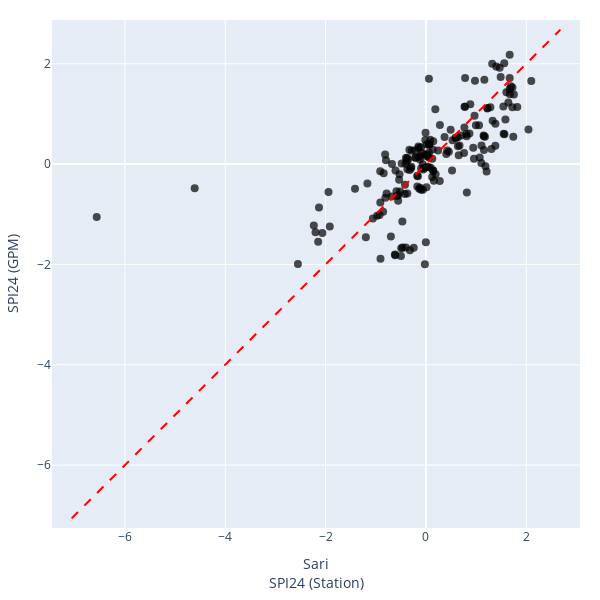
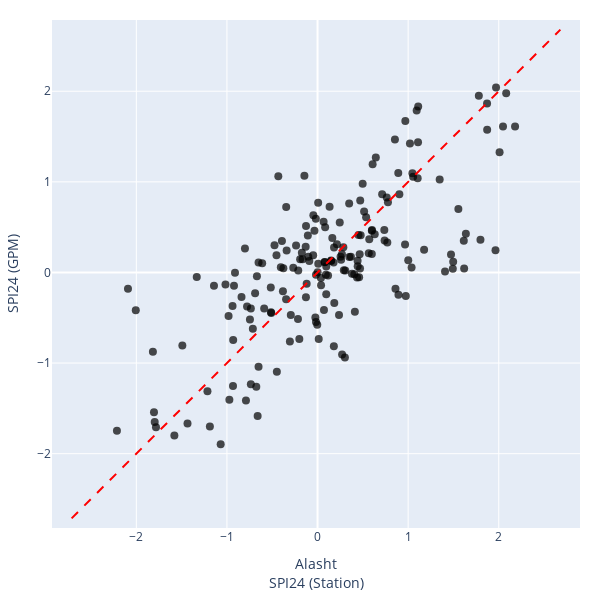
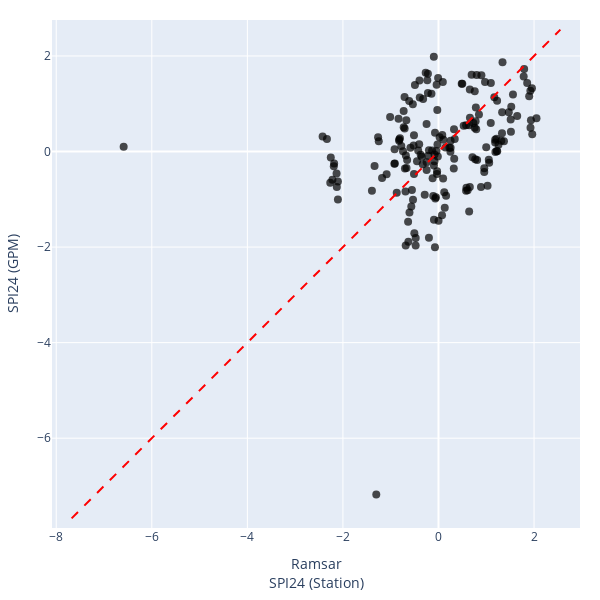

Notebook cell for these charts, in order:
### Code cell
import plotly.express as px
import plotly.graph_objects as go
import numpy as np


x=f'{di}_{scale}'
y=f'GPM_{di}_{scale}'

for st in selected_stations:
    station_data = data.query("Station_Name == @st")[['Date', x, y]].dropna()

    fig = px.scatter(
        station_data,
        x=x,
        y=y,
        labels={
            x: f"{st}<br>{di}{scale} (Station)",
            y: f'{di}{scale} (GPM)'
        },
        opacity=0.7,
        color_discrete_sequence=["black"],  # make points black
    )

    # Make scatter markers bigger
    fig.update_traces(marker=dict(size=8, color="black"))

    # Equal axis limits
    max_limit = max(station_data[x].max(),
                    station_data[y].max()) + 0.5
    min_limit = min(station_data[x].min(),
                    station_data[y].min()) - 0.5
    
    # Equal ticks
    tick_vals = np.arange(min_limit, max_limit, 1)

    fig.update_layout(
        xaxis=dict(range=[min_limit, max_limit]),
        yaxis=dict(range=[min_limit, max_limit]),
        width=600,
        height=600,
        title=None,
        margin=dict(l=20, r=20, t=20, b=20),
    )
    fig.update_yaxes(scaleanchor="x", scaleratio=1)

    # Add 1:1 line (hidden from legend)
    fig.add_trace(go.Scatter(
        x=[min_limit, max_limit],
        y=[min_limit, max_limit],
        mode="lines",
        line=dict(color="red", dash="dash"),
        showlegend=False
    ))

    fig.show()

### Figure 1 — Plotly figure (JSON) as saved in the notebook; plotly's stock layout.template omitted (floating-point values rounded to 4 significant figures; data arrays with more than 128 entries replaced by an {"elided": "..."} marker saying what was removed)
{"data": [{"hovertemplate": "Sari<br>SPI24 (Station)=%{x}<br>SPI24 (GPM)=%{y}<extra></extra>", "legendgroup": "", "marker": {"color": "black", "opacity": 0.7, "size": 8, "symbol": "circle"}, "mode": "markers", "name": "", "orientation": "v", "showlegend": false, "type": "scatter", "x": {"elided": "182 float values"}, "xaxis": "x", "y": {"elided": "182 float values"}, "yaxis": "y"}, {"line": {"color": "red", "dash": "dash"}, "mode": "lines", "showlegend": false, "type": "scatter", "x": [-7.061, 2.68], "y": [-7.061, 2.68]}], "layout": {"height": 600, "legend": {"tracegroupgap": 0}, "margin": {"b": 20, "l": 20, "r": 20, "t": 20}, "title": {}, "width": 600, "xaxis": {"anchor": "y", "domain": [0, 1], "range": [-7.061, 2.68], "title": {"text": "Sari<br>SPI24 (Station)"}}, "yaxis": {"anchor": "x", "domain": [0, 1], "range": [-7.061, 2.68], "scaleanchor": "x", "scaleratio": 1, "title": {"text": "SPI24 (GPM)"}}}}

### Figure 2 — Plotly figure (JSON) as saved in the notebook; plotly's stock layout.template omitted (floating-point values rounded to 4 significant figures; data arrays with more than 128 entries replaced by an {"elided": "..."} marker saying what was removed)
{"data": [{"hovertemplate": "Alasht<br>SPI24 (Station)=%{x}<br>SPI24 (GPM)=%{y}<extra></extra>", "legendgroup": "", "marker": {"color": "black", "opacity": 0.7, "size": 8, "symbol": "circle"}, "mode": "markers", "name": "", "orientation": "v", "showlegend": false, "type": "scatter", "x": {"elided": "182 float values"}, "xaxis": "x", "y": {"elided": "182 float values"}, "yaxis": "y"}, {"line": {"color": "red", "dash": "dash"}, "mode": "lines", "showlegend": false, "type": "scatter", "x": [-2.714, 2.68], "y": [-2.714, 2.68]}], "layout": {"height": 600, "legend": {"tracegroupgap": 0}, "margin": {"b": 20, "l": 20, "r": 20, "t": 20}, "title": {}, "width": 600, "xaxis": {"anchor": "y", "domain": [0, 1], "range": [-2.714, 2.68], "title": {"text": "Alasht<br>SPI24 (Station)"}}, "yaxis": {"anchor": "x", "domain": [0, 1], "range": [-2.714, 2.68], "scaleanchor": "x", "scaleratio": 1, "title": {"text": "SPI24 (GPM)"}}}}

### Figure 3 — Plotly figure (JSON) as saved in the notebook; plotly's stock layout.template omitted (floating-point values rounded to 4 significant figures; data arrays with more than 128 entries replaced by an {"elided": "..."} marker saying what was removed)
{"data": [{"hovertemplate": "Ramsar<br>SPI24 (Station)=%{x}<br>SPI24 (GPM)=%{y}<extra></extra>", "legendgroup": "", "marker": {"color": "black", "opacity": 0.7, "size": 8, "symbol": "circle"}, "mode": "markers", "name": "", "orientation": "v", "showlegend": false, "type": "scatter", "x": {"elided": "182 float values"}, "xaxis": "x", "y": {"elided": "182 float values"}, "yaxis": "y"}, {"line": {"color": "red", "dash": "dash"}, "mode": "lines", "showlegend": false, "type": "scatter", "x": [-7.678, 2.551], "y": [-7.678, 2.551]}], "layout": {"height": 600, "legend": {"tracegroupgap": 0}, "margin": {"b": 20, "l": 20, "r": 20, "t": 20}, "title": {}, "width": 600, "xaxis": {"anchor": "y", "domain": [0, 1], "range": [-7.678, 2.551], "title": {"text": "Ramsar<br>SPI24 (Station)"}}, "yaxis": {"anchor": "x", "domain": [0, 1], "range": [-7.678, 2.551], "scaleanchor": "x", "scaleratio": 1, "title": {"text": "SPI24 (GPM)"}}}}
